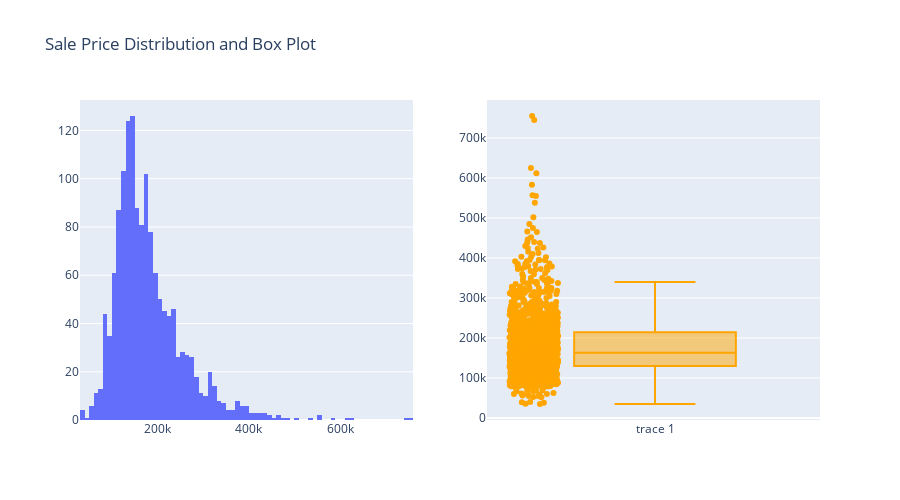

Notebook code cell kept with this figure:
### Code cell
from plotly.subplots import make_subplots
import plotly.graph_objs as go
fig = make_subplots(rows=1, cols=2)

fig.add_trace(go.Histogram(x=train['SalePrice']),row=1,col=1)
fig.add_trace(go.Box(y=train['SalePrice'],boxpoints='all',line_color='orange'),row=1,col=2)
fig.update_layout(height=500, showlegend=False,title_text="Sale Price Distribution and Box Plot")

### Figure 1 — Plotly figure (JSON) as saved in the notebook; plotly's stock layout.template omitted (floating-point values rounded to 4 significant figures; data arrays with more than 128 entries replaced by an {"elided": "..."} marker saying what was removed)
{"data": [{"type": "histogram", "x": {"elided": "1460 int values"}, "xaxis": "x", "yaxis": "y"}, {"boxpoints": "all", "line": {"color": "orange"}, "type": "box", "xaxis": "x2", "y": {"elided": "1460 int values"}, "yaxis": "y2"}], "layout": {"height": 500, "showlegend": false, "title": {"text": "Sale Price Distribution and Box Plot"}, "xaxis": {"anchor": "y", "domain": [0, 0.45]}, "xaxis2": {"anchor": "y2", "domain": [0.55, 1]}, "yaxis": {"anchor": "x", "domain": [0, 1]}, "yaxis2": {"anchor": "x2", "domain": [0, 1]}}}
